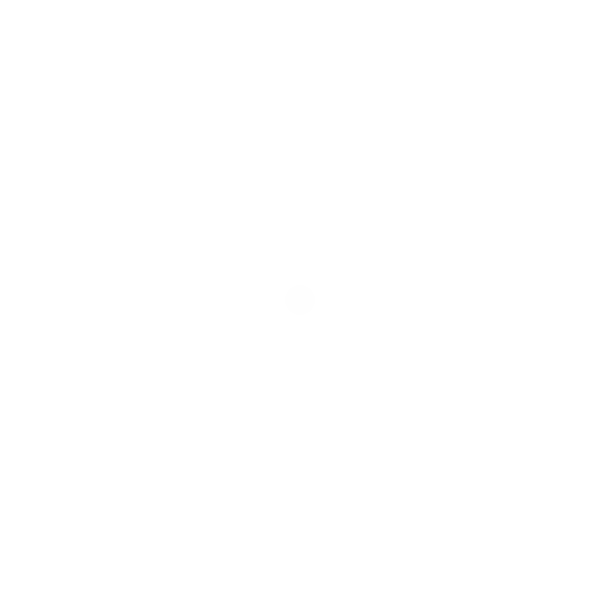
Frame 1 (no input)
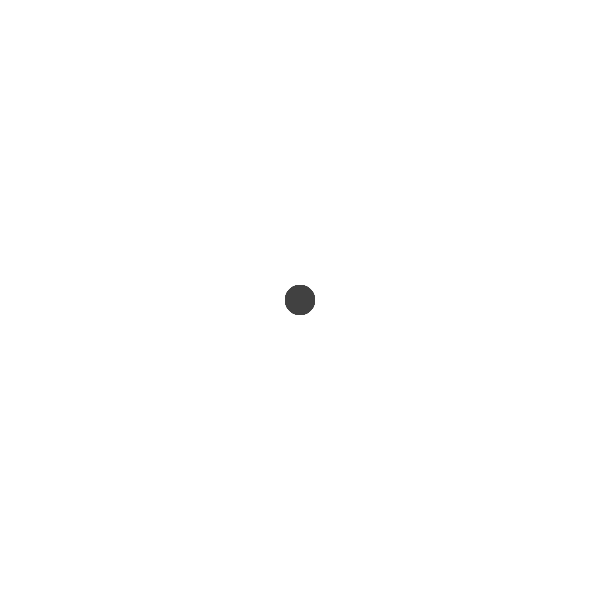
Frame 60 (the mouse pressed at the canvas centre just before this capture)
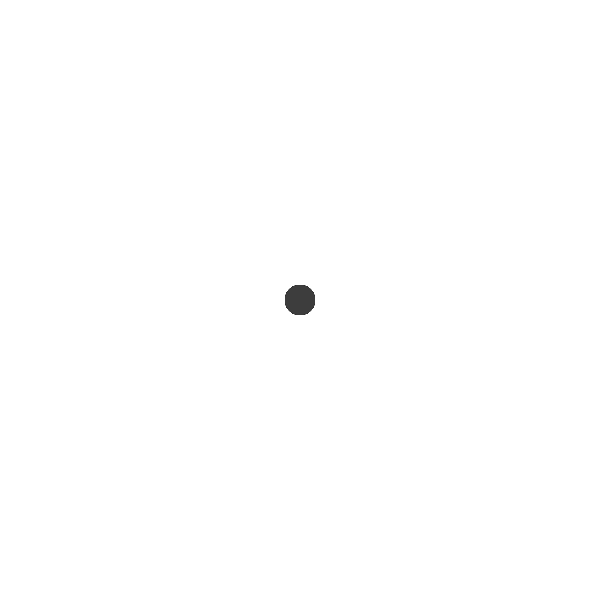
Frame 120 (the mouse held since frame 60 and released just before this capture)

The Processing sketch that drew these frames (run headless with seeded random() and noise(); from frame 60 on, the mouse is pressed at the canvas centre):

// Processing sketch: processing_66900
// ── processing_66900.pde


float d = 30;
int speed=10;
float col = 0;


void setup() {
  size(600, 600);
  background(255);
  smooth();
}


void draw () {
  ++col;
    drawEllipse(300, 300, 30, (cos(radians(col))+1)/2); 
  if (++col>360) {
    col = 0;
    
  }
}


void drawEllipse(float posX, float posY, float d, float c) {
 noStroke();
 fill(c*255);
 ellipse(300, 300, d,d);
} 


void keyPressed() {
  if (key=='a') {
  stroke(0);
line(mouseX, mouseY, width, height);

//    if (key==CODED) {
//      if (keyCode == UP) {
//        posY=posX-speed;
//      }
//    }
  }
}
